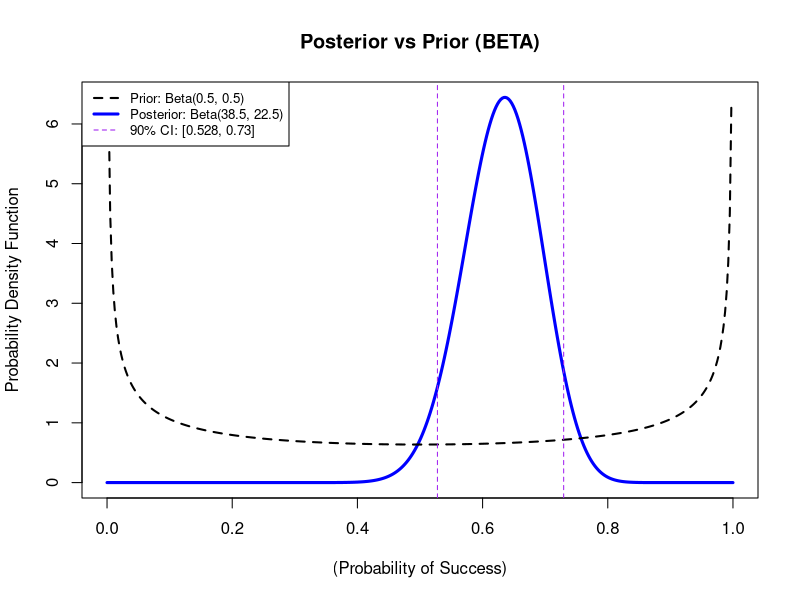

Write R code to recreate this figure.
# Bayes Beta estimator

T <- 60       # number of periods
theta <- 0.7      # true probability of success
ST <- 38

a0 <- 0.5
b0 <- 0.5
aT <- a0 + ST
bT <- b0 + T - ST

posterior_mean  <- aT / (aT + bT) # Find the posterior_mean

x <- seq(0,1,length.out=400)
prior_density <- dbeta(x, a0, b0)
post_density  <- dbeta(x, aT, bT)

#  equal-tailed  90% credible interval
ci_lower <- qbeta(0.05, aT, bT)  # 0.05 comes from (1 - 0.90) / 2
ci_upper <- qbeta(0.95, aT, bT)  # 0.95 comes from 1 - 0.05

# the 90% CI centered at the posterior mode



# Start the plot
plot(x, post_density,
     type = "l",
     col = "blue",
     lwd = 3,
     main = "Posterior vs Prior (BETA)",
     xlab = "(Probability of Success)",
     ylab = "Probability Density Function")

# Add the Prior Density
lines(x, prior_density, col = "black", lty = 2, lwd = 2)
abline(v = ci_lower, col = "purple", lty = 2)
abline(v = ci_upper, col = "purple", lty = 2)

# Top left Banner
legend("topleft",
       legend = c(
         paste("Prior: Beta(", a0, ", ", b0, ")", sep = ""),
         paste("Posterior: Beta(", aT, ", ", bT, ")", sep = ""),
         paste("90% CI: [", round(ci_lower, 3), ", ", round(ci_upper, 3), "]", sep="")
       ),
       col = c("black", "blue", "purple"),
       lty = c(2, 1, 2),
       lwd = c(2, 3, 1),
       cex = 0.8
)


